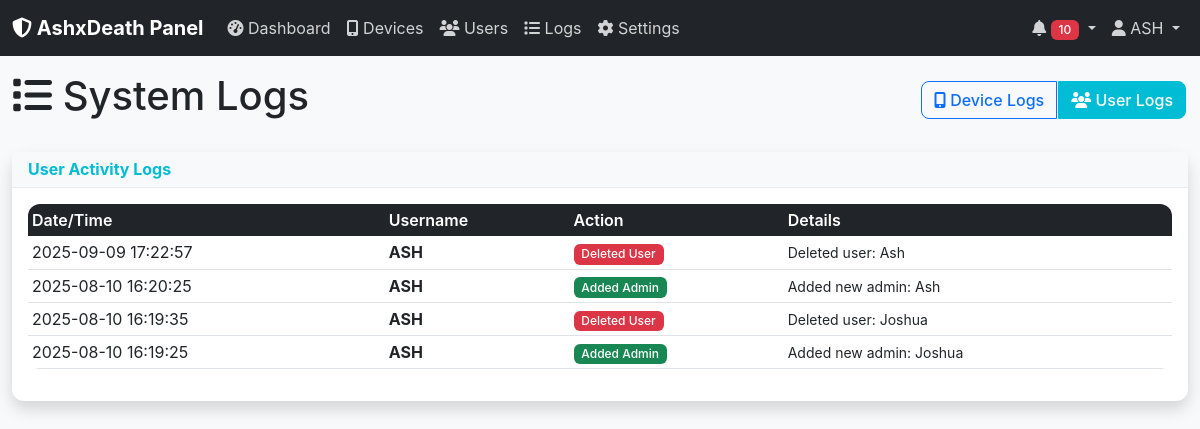
Page /logs?type=user (signed in) on the committed database.
### models.py (models this page shows)
class Setting(db.Model):
    __tablename__ = 'settings'
    setting_key = db.Column(db.String(100), primary_key=True)
    setting_value = db.Column(db.Text)

class UserLog(db.Model):
    __tablename__ = 'user_logs'
    id = db.Column(db.Integer, primary_key=True)
    user_id = db.Column(db.Integer, db.ForeignKey('users.id'), nullable=False)
    username = db.Column(db.String(80), nullable=False)
    action = db.Column(db.String(100), nullable=False)
    details = db.Column(db.Text)
    action_date = db.Column(db.DateTime, default=datetime.utcnow)

### routes.py (the view)
@app.route('/logs')
def logs():
    if 'user_id' not in session:
        return redirect(url_for('login'))
    log_type = request.args.get('type', 'device')
    if log_type == 'user':
        logs = UserLog.query.order_by(UserLog.action_date.desc()).limit(100).all()
    else:
        logs = DeviceLog.query.order_by(DeviceLog.action_date.desc()).limit(100).all()
    return render_template('logs.html', logs=logs, log_type=log_type)

### routes.py (called while the page is built)
def generate_csrf_token():
    if 'csrf_token' not in session:
        session['csrf_token'] = secrets.token_hex(16)
    return session['csrf_token']

@app.context_processor
def inject_csrf_token():
    context = dict(csrf_token=generate_csrf_token())
    if 'user_id' in session:
        unread_count = Notification.query.filter(
            (Notification.user_id == session['user_id']) | (Notification.user_id.is_(None)),
            Notification.read_status == 0
        ).count()
        context.update({
            'unread_count': unread_count,
            'site_name': get_setting('site_name', 'AshxDeath Panel')
        })
    return context

### utils.py (called while the page is built)
def get_setting(key, default_value=None):
    setting = Setting.query.filter_by(setting_key=key).first()
    return setting.setting_value if setting else default_value

### templates/logs.html
{% extends "base.html" %}
{% block content %}
<div class="row">
    <div class="col-12">
        <div class="d-flex justify-content-between align-items-center mb-4">
            <h1><i class="fas fa-list"></i> System Logs</h1>
            <div class="btn-group" role="group">
                <a href="{{ url_for('logs', type='device') }}"
                   class="btn btn-{{ 'primary' if log_type == 'device' else 'outline-primary' }}">
                    <i class="fas fa-mobile-alt"></i> Device Logs
                </a>
                <a href="{{ url_for('logs', type='user') }}"
                   class="btn btn-{{ 'primary' if log_type == 'user' else 'outline-primary' }}">
                    <i class="fas fa-users"></i> User Logs
                </a>
            </div>
        </div>
    </div>
</div>
<div class="row">
    <div class="col-12">
        <div class="card shadow">
            <div class="card-header">
                <h6 class="m-0 font-weight-bold text-primary">
                    {{ 'Device Activity Logs' if log_type == 'device' else 'User Activity Logs' }}
                </h6>
            </div>
            <div class="card-body">
                {% if logs %}
                <div class="table-responsive">
                    <table class="table table-hover table-sm">
                        <thead class="table-dark">
                            <tr>
                                {% if log_type == 'device' %}
                                <th>Date/Time</th>
                                <th>Device ID</th>
                                <th>Action</th>
                                <th>Old Status</th>
                                <th>New Status</th>
                                <th>Expiration Change</th>
                                <th>Action By</th>
                                {% else %}
                                <th>Date/Time</th>
                                <th>Username</th>
                                <th>Action</th>
                                <th>Details</th>
                                {% endif %}
                            </tr>
                        </thead>
                        <tbody>
                            {% for log in logs %}
                            <tr>
                                {% if log_type == 'device' %}
                                <td>{{ log.action_date.strftime('%Y-%m-%d %H:%M:%S') }}</td>
                                <td><code>{{ log.device_id }}</code></td>
                                <td>
                                    <span class="badge bg-{% if log.action == 'approved' %}success{% elif log.action == 'denied' %}warning{% elif log.action == 'deleted' %}danger{% elif log.action == 'registered' %}info{% else %}secondary{% endif %}">
                                        {{ log.action.replace('_', ' ').title() }}
                                    </span>
                                </td>
                                <td>{{ log.old_status or '-' }}</td>
                                <td>{{ log.new_status or '-' }}</td>
                                <td><small>{{ log.expiration_change or '-' }}</small></td>
                                <td>{{ log.action_by }}</td>
                                {% else %}
                                <td>{{ log.action_date.strftime('%Y-%m-%d %H:%M:%S') }}</td>
                                <td><strong>{{ log.username }}</strong></td>
                                <td>
                                    <span class="badge bg-{% if 'added' in log.action %}success{% elif 'deleted' in log.action %}danger{% elif 'updated' in log.action %}info{% else %}secondary{% endif %}">
                                        {{ log.action.replace('_', ' ').title() }}
                                    </span>
                                </td>
                                <td><small>{{ log.details or '-' }}</small></td>
                                {% endif %}
                            </tr>
                            {% endfor %}
                        </tbody>
                    </table>
                </div>
                {% else %}
                <div class="text-center py-4">
                    <i class="fas fa-list fa-3x text-muted mb-3"></i>
                    <h5>No logs found</h5>
                    <p class="text-muted">No {{ log_type }} activity logs to display.</p>
                </div>
                {% endif %}
            </div>
        </div>
    </div>
</div>
{% endblock %}

### templates/base.html (shortened to what this page needs)
<!DOCTYPE html>
<html lang="en">
<head>
    <link href="https://cdn.jsdelivr.net/npm/bootstrap@5.3.0/dist/css/bootstrap.min.css" rel="stylesheet">
    <link rel="stylesheet" href="https://cdnjs.cloudflare.com/ajax/libs/font-awesome/6.4.0/css/all.min.css">
    <link rel="stylesheet" href="{{ url_for('static', filename='css/style.css') }}">
</head>
<body>
    {% if session.user_id %}
    <nav class="navbar navbar-expand-lg navbar-dark bg-dark">
        <div class="container-fluid">
            <a class="navbar-brand" href="{{ url_for('dashboard') }}">
                <i class="fas fa-shield-alt"></i> {{ site_name|default('AshxDeath Panel') }}
            </a>
            <div class="collapse navbar-collapse" id="navbarNav">
                <ul class="navbar-nav me-auto">
                    <li class="nav-item">
                        <a class="nav-link" href="{{ url_for('dashboard') }}">
                            <i class="fas fa-tachometer-alt"></i> Dashboard
                        </a>
                    </li>
                    <li class="nav-item">
                        <a class="nav-link" href="{{ url_for('devices') }}">
                            <i class="fas fa-mobile-alt"></i> Devices
                        </a>
                    </li>
                    {% if session.is_owner %}
                    <li class="nav-item">
                        <a class="nav-link" href="{{ url_for('users') }}">
                            <i class="fas fa-users"></i> Users
                        </a>
                    </li>
                    {% endif %}
                    <li class="nav-item">
                        <a class="nav-link" href="{{ url_for('logs') }}">
                            <i class="fas fa-list"></i> Logs
                        </a>
                    </li>
                    <li class="nav-item">
                        <a class="nav-link" href="{{ url_for('settings') }}">
                            <i class="fas fa-cog"></i> Settings
                        </a>
                    </li>
                </ul>
                <ul class="navbar-nav">
                    <li class="nav-item dropdown">
                        <a class="nav-link dropdown-toggle" href="#" id="notificationDropdown" role="button" data-bs-toggle="dropdown">
                            <i class="fas fa-bell"></i>
                            {% if unread_count > 0 %}
                            <span class="badge bg-danger">{{ unread_count }}</span>
                            {% endif %}
                        </a>
                    </li>
                    <li class="nav-item dropdown">
                        <a class="nav-link dropdown-toggle" href="#" id="userDropdown" role="button" data-bs-toggle="dropdown">
                            <i class="fas fa-user"></i> {{ session.username }}
                        </a>
                    </li>
                </ul>
            </div>
        </div>
    </nav>
    {% endif %}
    <div class="container-fluid">
        {% block content %}{% endblock %}
    </div>
    <div class="toast-container position-fixed top-0 end-0 p-3">
    </div>
</body>
</html>

### static/css/style.css (style rules this page uses)
:root { --primary-color: #00BCD4; --primary-hover: #00ACC1; --border-radius: 12px; --box-shadow-lg: 0 10px 15px -3px rgba(0, 0, 0, 0.1), 0 4px 6px -2px rgba(0, 0, 0, 0.05); --dark-color: #212529; --danger-color: #ef4444; --success-color: #10b981; --info-color: #0d6efd; --warning-color: #f59e0b; }
body { font-family: 'Inter', -apple-system, BlinkMacSystemFont, 'Segoe UI', Roboto, sans-serif; background-color: #f8f9fa; }
.card { border-radius: var(--border-radius); box-shadow: var(--box-shadow-lg); border: none; transition: transform 0.2s ease-in-out; }
.card-header { background-color: #f8f9fa; border-bottom: 1px solid #e9ecef; font-weight: 600; }
.text-primary { color: var(--primary-color) !important; }
.font-weight-bold { font-weight: 700 !important; }
.navbar-dark .navbar-nav .nav-link { color: rgba(255, 255, 255, 0.8); transition: color 0.2s ease; }
.navbar-brand { font-weight: 700; }
.table { border-radius: var(--border-radius); overflow: hidden; }
.table th { background-color: var(--dark-color); color: white; font-weight: 600; border: none; }
.table td { vertical-align: middle; }
.btn { border-radius: 8px; font-weight: 500; transition: all 0.2s ease; }
.btn-primary { background-color: var(--primary-color); border-color: var(--primary-color); }
.btn-group .btn { margin-right: 2px; }
.badge { font-weight: 500; border-radius: 6px; }

### rows in the picture
Setting: setting_value "AshxDeath Panel"
UserLog: action_date "2025-09-09 17:22:57", username "ASH", action.replace "Deleted User", details "Deleted user: Ash"
UserLog: action_date "2025-08-10 16:20:25", username "ASH", action.replace "Added Admin", details "Added new admin: Ash"
UserLog: action_date "2025-08-10 16:19:35", username "ASH", action.replace "Deleted User", details "Deleted user: Joshua"
UserLog: action_date "2025-08-10 16:19:25", username "ASH", action.replace "Added Admin", details "Added new admin: Joshua"

### other values in the picture
{{ unread_count }} "10"
{{ session.username }} "ASH"
